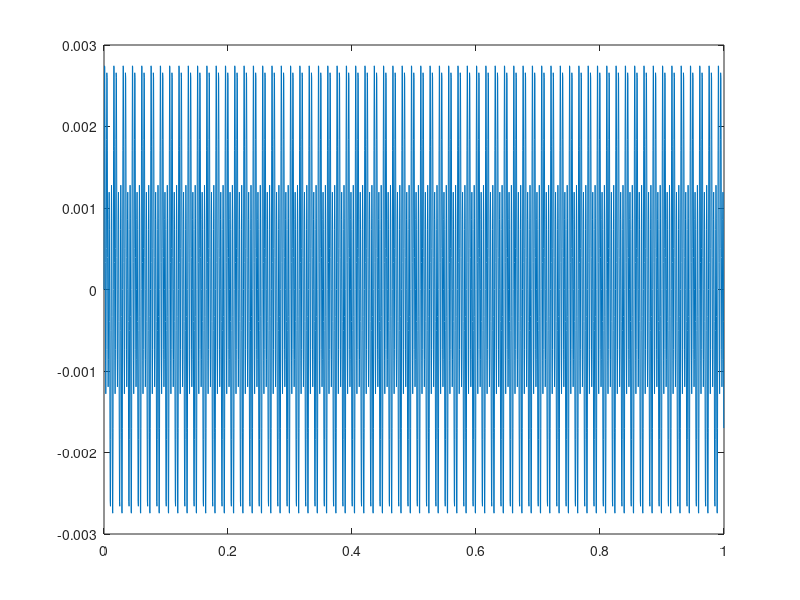

MATLAB code for this plot:
fs = 2400;
n = 2400;
t = (0:n-1)/fs;
t = t';

fr = 4000/60;

% signal with fundamental frequency and 2 harmanics
sig = 1e-3*(sin(2*pi*fr*t) + 0.5*sin(2*pi*3*fr*t) + 2*sin(2*pi*4*fr*t));
plot(t,sig);
